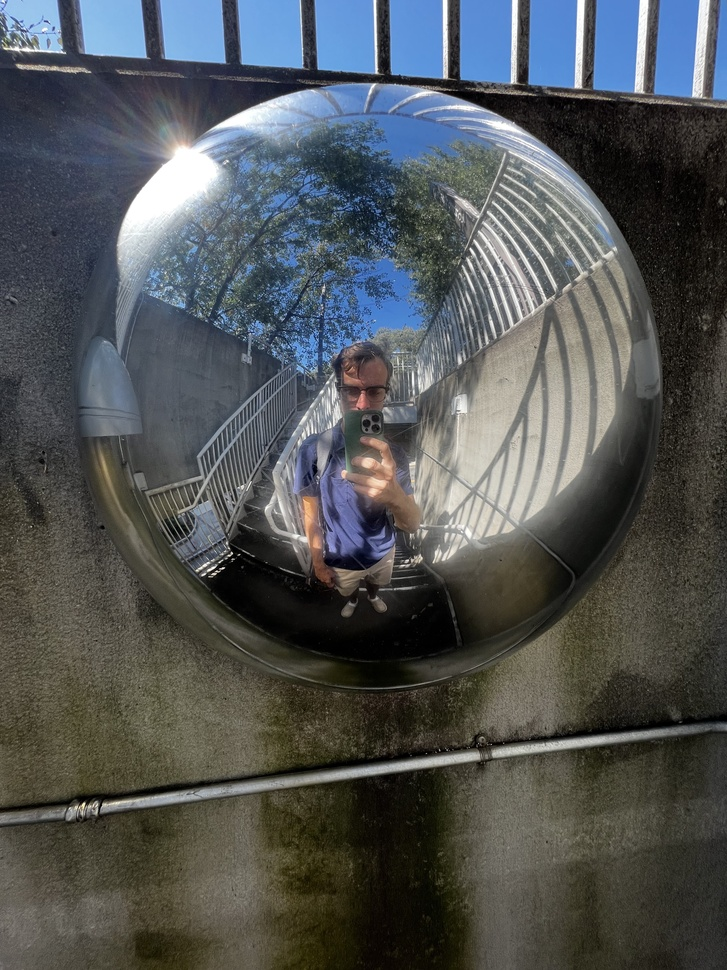
#> input picture py_databending/images/image.jpg, 727 x 970 px, shrunk from 3024 x 4032 before the run
$ python functions.py
#> lines starting #> are read from the running program, lines starting #| are printed output that depends on the picture
from PIL import Image
import cv2
import numpy as np
from typing import List, Tuple


def flattenPixels(data: List[Tuple[int]]) -> np.array:
    return np.array(data).flatten()

def flatToPixels(data: np.array) -> np.array:
    result = data.reshape(len(data)//3, 3)
    return result

def noise(data: np.array, start=0, stop=-1, std='sqrmean') -> np.array:
    '''
    Args:
        data: np array of data to apply noise to
        start: starting index of noise
        stop: ending index of noise
        std: standard deviation of noise
    Return:
        result: flat np array of uint8 with noise added to original data
    '''
    assert stop >= -1, 'stop index should be positive int'
    assert stop > start or stop == -1, 'stop index should be larger than start index'

    if std == 'sqrmean':
        std = np.sqrt(data.mean())

    if stop == -1:
        stop = len(data)
    length = stop - start
    stop = start + length

    mean = 0
    noise = np.random.normal(mean, std, length)

    result = data.copy()
    result[start:stop] = result[start:stop] + noise
    result = result.astype(np.uint8)

    return result


def echo(data: np.array, start=0, stop=-1, width=60, weight=0.5):
    '''
    Args:
        data: np array of data to apply echo to
        start: starting index of noise
        stop: ending index of noise
        width: width of echo
        weight: amount that echoed pixel should apply to current
    Return:
        result: flat np array of uint8 with echo added to original data
    '''
    assert stop >= -1, 'stop index should be positive int'
    assert stop > start or stop == -1, 'stop index should be larger than start index'
    assert width < len(data), 'width must be smaller than length of data'

    if stop == -1:
        stop = len(data)
    length = stop - start
    stop = start + length

    if width < 0:
        start += width
        stop += width

    built = data.copy()
    ### TODO: Rewrite this to use numpy instead of for loop
    for i in range(start+width, stop):
        newval = built[i] + (data[i-width] * weight)
        newval = (newval / max(255, newval)) * 255
        built[i] = newval

    built = built.astype(np.uint8)
    return built


def shift(data: np.array, magnitude=10, start=0, stop=-1):
    assert stop >= -1, 'stop index should be positive int'
    assert stop > start or stop == -1, 'stop index should be larger than start index'

    if stop == -1:
        stop = len(data)
    length = stop - start
    stop = start + length

    selection = data[start:stop]
    selection = np.roll(selection, magnitude)

    result = data.copy()
    result[start:stop] = selection

    return result


if __name__ == '__main__':
    # Load image
    # imagepath = 'images/small.jpg'
    imagepath = 'images/image.jpg'
    img = Image.open(imagepath)
#> img is the input picture: PIL image 727x970 RGB; mean R, G, B 81.2, 84.9, 86
    original_shape = img.size
#> original_shape = (727, 970)

    # Flatten to long arr
    data = list(img.getdata())
#> data = 705190 items
    flat = flattenPixels(data)
    print(original_shape)
#| (727, 970)
    print(flat.shape)
#| (2115570,)
    print(len(data), len(data)*3)
#| 705190 2115570

    # Perform mutations
    half = len(flat) // 2
#> half = 1057785
    third = len(flat) // 3
#> third = 705190
    start = half
#> start = 1057785
    stop = start + third
#> stop = 1762975

    # flat = noise(flat, std=30, start=0, stop=start)
    flat = noise(flat, std=20)
#> in noise, `stop = len(data)`: stop = 2115570
    flat = shift(flat, magnitude=3*50, start=start, stop=stop)
#> in shift, `length = stop - start`: length = 705190
#> in shift, `stop = start + length`: stop = 1762975
    flat = echo(flat, weight=0.8, start=start, stop=-1)
#> in echo, `stop = len(data)`: stop = 2115570
#> in echo, `length = stop - start`: length = 1057785
#> the loop in echo, `for i in range(start+width, stop):` made 1057725 passes
#> newval on passes 1 to 3: 142.4, 132.6, 161.8

    # Return to original image shapes
    reshaped = flatToPixels(flat).astype(np.uint8)
    reshaped = reshaped.reshape(*original_shape[::-1], 3)
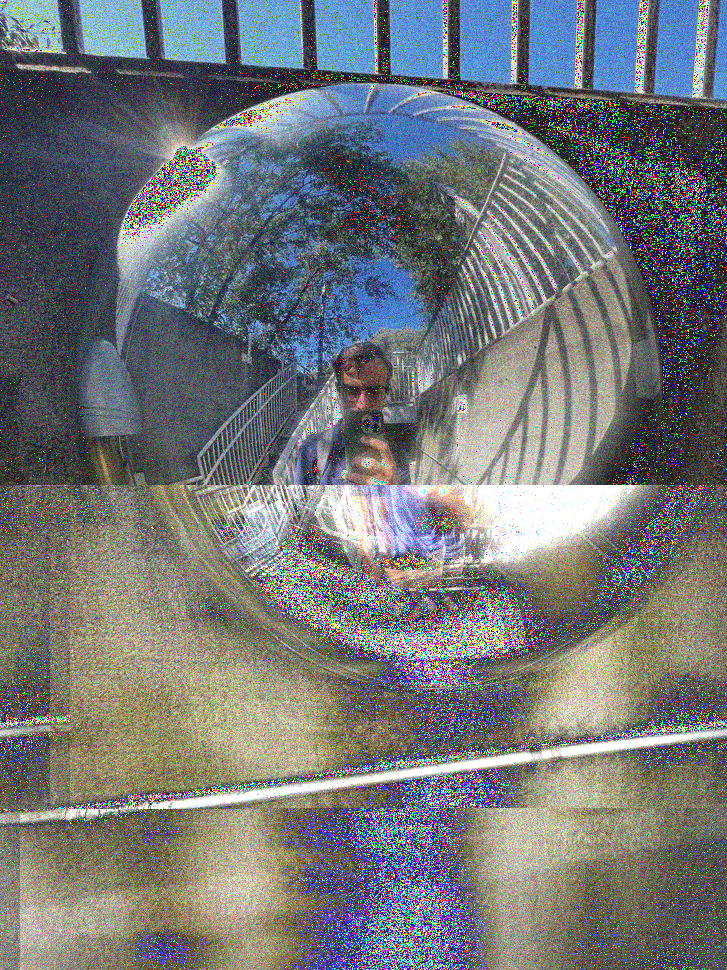
#> reshaped: shape (970, 727, 3); mean of channels 0, 1, 2 116, 119.3, 121.1; drawn as R, G, B

    # Save result
    reshaped = cv2.cvtColor(reshaped, cv2.COLOR_BGR2RGB)
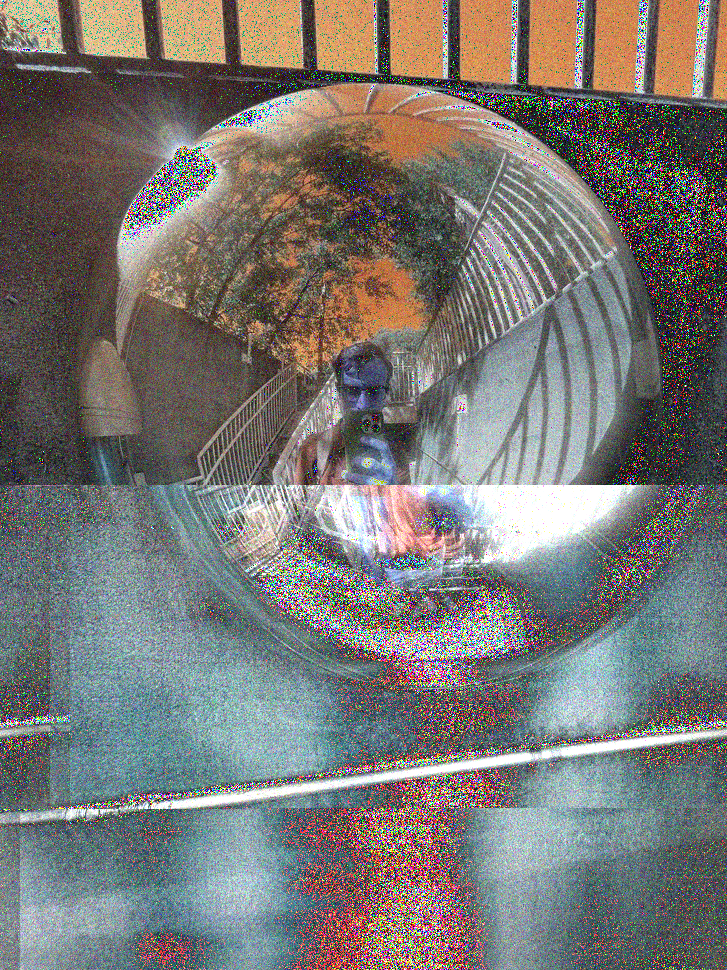
#> reshaped: shape (970, 727, 3); mean R, G, B 121.1, 119.3, 116
    print(type(reshaped), reshaped.shape)
#| <class 'numpy.ndarray'> (970, 727, 3)
    cv2.imwrite('result.png', reshaped)

    # Show result
    cv2.imshow('image', reshaped)
    cv2.waitKey(0)
    cv2.destroyAllWindows()

$ run again, with py_databending/images/small.jpg copied over py_databending/images/image.jpg
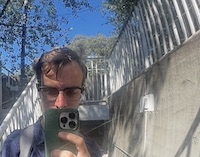
#> input picture py_databending/images/small.jpg, 200 x 157 px
#> img is the input picture: PIL image 200x157 RGB; mean R, G, B 116.1, 121.2, 130.3
#> data = 31400 items
#| (200, 157)
#| (94200,)
#| 31400 94200
#> half = 47100
#> third = 31400
#> start = 47100
#> `stop = start + third`: stop = 78500
#> in noise, `stop = len(data)`: stop = 94200
#> in shift, `length = stop - start`: length = 31400
#> in shift, `stop = start + length`: stop = 78500
#> in echo, `stop = len(data)`: stop = 94200
#> in echo, `length = stop - start`: length = 47100
#> the loop in echo, `for i in range(start+width, stop):` made 47040 passes
#> newval on passes 1 to 3: 255, 225.8, 255
#> `reshaped = reshaped.reshape(*original_shape[::-1], 3)`:
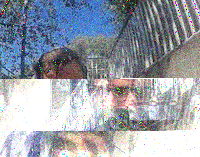
#> reshaped: shape (157, 200, 3); mean of channels 0, 1, 2 155.3, 160.5, 170.3; drawn as R, G, B
#> `reshaped = cv2.cvtColor(reshaped, cv2.COLOR_BGR2RGB)`:
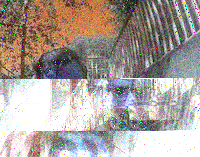
#> reshaped: shape (157, 200, 3); mean R, G, B 170.3, 160.5, 155.3
#| <class 'numpy.ndarray'> (157, 200, 3)

$ run again, with py_databending/images/group.jpg copied over py_databending/images/image.jpg
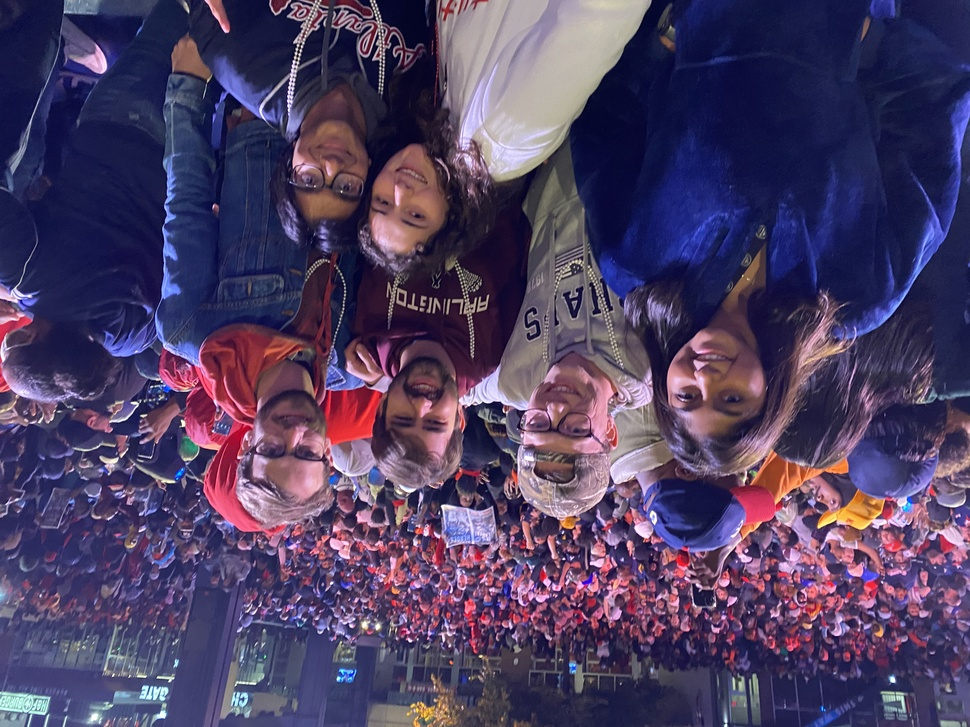
#> input picture py_databending/images/group.jpg, 970 x 727 px, shrunk from 4032 x 3024 before the run
#> img is the input picture: PIL image 970x727 RGB; mean R, G, B 78, 63.7, 98.3
#> data = 705190 items
#| (970, 727)
#| (2115570,)
#| 705190 2115570
#> half = 1057785
#> third = 705190
#> start = 1057785
#> `stop = start + third`: stop = 1762975
#> in noise, `stop = len(data)`: stop = 2115570
#> in shift, `length = stop - start`: length = 705190
#> in shift, `stop = start + length`: stop = 1762975
#> in echo, `stop = len(data)`: stop = 2115570
#> in echo, `length = stop - start`: length = 1057785
#> the loop in echo, `for i in range(start+width, stop):` made 1057725 passes
#> newval on passes 1 to 3: 239.8, 255, 255
#> `reshaped = reshaped.reshape(*original_shape[::-1], 3)`:
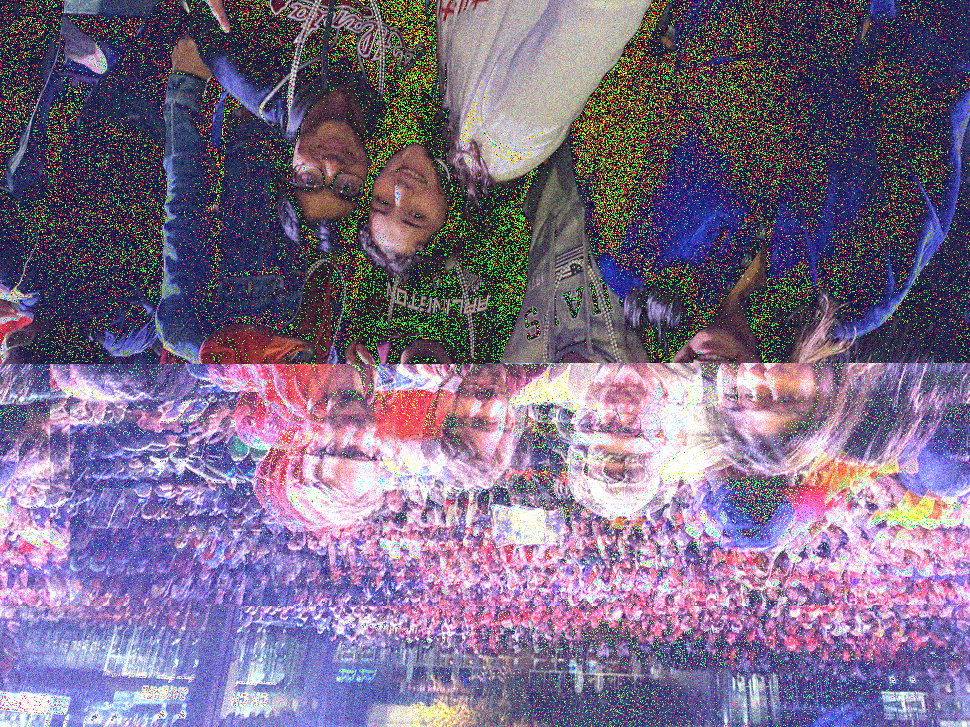
#> reshaped: shape (727, 970, 3); mean of channels 0, 1, 2 122.6, 106.6, 135.9; drawn as R, G, B
#> `reshaped = cv2.cvtColor(reshaped, cv2.COLOR_BGR2RGB)`:
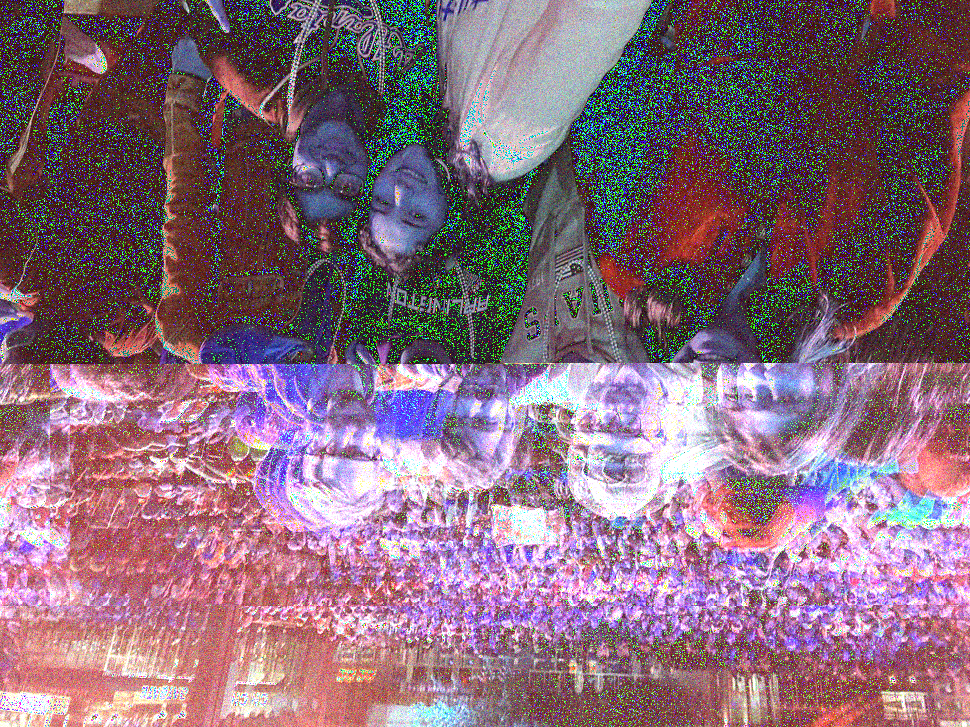
#> reshaped: shape (727, 970, 3); mean R, G, B 135.9, 106.6, 122.6
#| <class 'numpy.ndarray'> (727, 970, 3)
